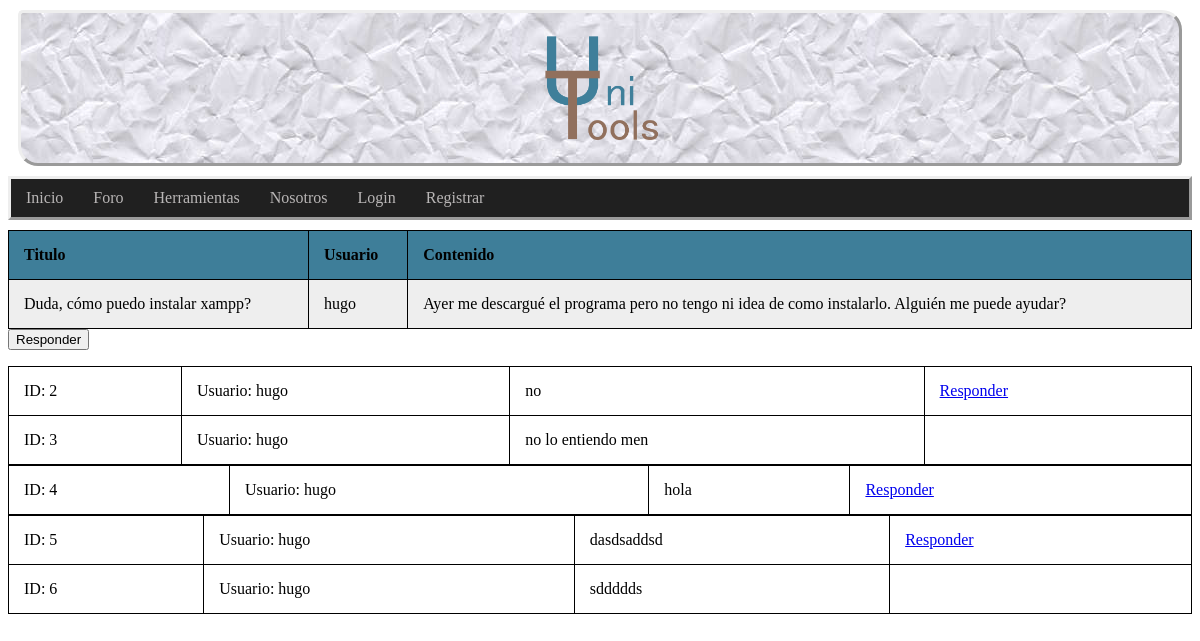
The page /post.php?id=12 on the database its author committed.
### tables this page shows
CREATE TABLE `posts` (
  `id_post` int(11) NOT NULL,
  `user` int(11) NOT NULL,
  `title` text NOT NULL,
  `content` text NOT NULL,
  `id_cat` int(11) NOT NULL
);

CREATE TABLE `user` (
  `id_user` int(11) NOT NULL,
  `email` varchar(50) NOT NULL,
  `password` varchar(255) NOT NULL,
  `username` varchar(30) NOT NULL,
  `premium` tinyint(1) NOT NULL,
  `admin` tinyint(1) NOT NULL
);

CREATE TABLE `respuesta` (
  `id_respuesta` int(11) NOT NULL,
  `id_post` int(11) NOT NULL,
  `user` int(11) NOT NULL,
  `date` date NOT NULL DEFAULT current_timestamp(),
  `content` text NOT NULL,
  `answer_to` int(255) NOT NULL
);

### dao/DAO.php (called while the page is built, shortened)
<?php
class DAO {
	public $conn;
	public function __construct() {
		if (!$this->conn){
			if(isset($_SESSION['admin']) && $_SESSION['admin']){
				$this->conn = mysqli_connect("localhost", "root", "", "unitoolsdb");
			}else{
				$this->conn = mysqli_connect("localhost", "Usuario", "", "unitoolsdb");
			}
		}
	}
	public function ejecutarConsulta($query){
		$result = mysqli_query($this->conn, $query) or die($this->conn->error);
        $array = mysqli_fetch_assoc($result);
		return $array;
	}
	public function devolverConsulta($query){
		$result = mysqli_query($this->conn, $query) or die($this->conn->error);
		return $result;
	}
}
?>

### dao/dao_post.php (called while the page is built, shortened)
<?php
include_once('DAO.php');
include_once('post_class.php');
class DAOpost extends DAO {
	public function search_post($id){
		$sql = sprintf("SELECT * FROM posts WHERE id_post = $id");
		$result = $this->ejecutarConsulta($sql);
		if (count($result) > 0) {
			$post = new TOUpost($result['id_post'], $result['user'], $result['title'], $result['content'], $result['id_cat']);
            return $post;
		}else{
            return null;
        }
	}
}
?>

### dao/post_class.php (called while the page is built, shortened)
<?php
class TOUPost {
	private $id_Post;
	private $user;
	private $content;
	function __construct($id_post ='',$user='',$title='',$content='',$category=''){
        $this->id_Post = $id_post;
		$this->user = $user;
		$this->content = $content;
	}
	public function get_id(){
		return $this->id_Post;
	}
	public function get_user(){
		return $this->user;
	}
	public function get_content(){
		return $this->content;
	}
}
?>

### dao/dao_user.php (called while the page is built, shortened)
<?php
include_once('DAO.php');
include_once('user_class.php');
class DAOUsuario extends DAO {
	public function search_userId($userId){
		$sql = sprintf("SELECT * FROM user WHERE id_User = $userId");
		if (!$this->ejecutarConsulta($sql))
			return null;
		else
		{
			$result = $this->ejecutarConsulta($sql);
			$user = new TOUser($result['id_user'],$result['email'],$result['password'],$result['username'],$result['premium'], $result['admin']);
			return $user;
		}
	}
}
?>

### dao/user_class.php (called while the page is built, shortened)
<?php
class TOUser {
	private $user_name;
	function __construct($userId='',$email='',$password='',$user_name='',$premium='', $admin=''){
		$this->user_name = $user_name;
	}
	public function get_username(){
		return $this->user_name;
	}
}
?>

### dao/respuesta_class.php (called while the page is built, shortened)
<?php
class TORespuesta {
	private $id_respuesta;
	private $id_post;
	private $user;
	private $content;
	function __construct($id_respuesta='', $id_post='', $user='', $date='', $content='', $answer_to=''){
		$this->id_respuesta = $id_respuesta;
		$this->id_post = $id_post;
		$this->user = $user;
		$this->content = $content;
	}
	public function get_id(){
		return $this->id_respuesta;
	}
	public function get_post(){
		return $this->id_post;
	}
	public function get_user(){
		return $this->user;
	}
	public function get_content(){
		return $this->content;
	}
}
?>

### dao/dao_respuesta.php (called while the page is built, shortened)
<?php
include_once('DAO.php');
require_once('dao/respuesta_class.php');
class DAOrespuesta extends DAO {
	public function show_all_answers($id){
		$sql = sprintf("SELECT * FROM respuesta WHERE id_post = $id  AND answer_to = '-1' ORDER BY id_respuesta ASC");
		$query = $this->devolverConsulta($sql);
        $array = [];
        while($result = mysqli_fetch_assoc($query)){
            $respuesta = new TORespuesta($result['id_respuesta'],$result['id_post'],$result['user'],$result['date'],$result['content'],$result['answer_to']);
            array_push($array, $respuesta);
        }
		return $array;
	}
	public function show_nested_answers($id,$id_post){
		$sql = sprintf("SELECT * FROM respuesta WHERE id_post = $id AND answer_to = $id_post ORDER BY id_respuesta ASC");
		$query = $this->devolverConsulta($sql);
        $array = [];
        while($result = mysqli_fetch_assoc($query)){
            $respuesta = new TORespuesta($result['id_respuesta'],$result['id_post'],$result['user'],$result['date'],$result['content'],$result['answer_to']);
            array_push($array, $respuesta);
        }
		return $array;
	}
}
?>

### post.php (the view, shortened to what this page needs)
<?php
include_once("dao/dao_post.php");
include_once("dao/dao_respuesta.php");
include_once("dao/dao_user.php");
?>
<!DOCTYPE html>
<html>
<head>
	<link rel="stylesheet" type="text/css" href="css/forum.css">
</head>
<body>
	<div id="contenedor">
		<?php
		require("includes/common/cabecera.php");
		require("includes/common/navegacion.php");
		?>
		<div id="contenido">
			<?php
			$dao_resp = new DAOrespuesta();
			$dao_post = new DAOpost();
			$dao_user = new DAOUsuario();
			$id = $_GET["id"];
			$curr_post = $dao_post->search_post($id);
			$post_id = $curr_post->get_id();
			$usuario = $dao_user->search_userId($curr_post->get_user());
			$title = $curr_post->get_title();
			$contenido = $curr_post->get_content();
			$post = $dao_post->search_post($id);
			if ($usuario == null) {
				$username = "Usuario borrado";
			} else {
				$username = $usuario->get_username();
			}
			 echo "<table id='t01' style='width:100%'>";
             echo "<tr>";
             echo "<th>Titulo</th>";
             echo "<th>Usuario</th>";
             echo "<th>Contenido</th>";
             echo "</tr>";
             echo "<tr>";
             echo "<td>". $title ."</td>";
             echo "<td>" . $username . "</td>";
			 echo "<td>". $contenido ."</td>";
			 echo "</tr>";
			 echo "</table>";
			 echo "<button onclick=\"location.href='respuesta.php?post=" . $post_id . "'\">Responder</button>";
			$res = $dao_resp->show_all_answers($id);
			while (!empty($res)) {
				$curr_resp = array_shift($res);
				$resp_id = $curr_resp->get_id();
				$post_id = $curr_resp->get_post();
				$usuario = $dao_user->search_userId($curr_resp->get_user());
				$comentario = $curr_resp->get_content();
				if ($usuario == null) {
					$username = "Usuario borrado";
				} else {
					$username = $usuario->get_username();
				}
				echo "<table class=\"respuestas\">";
				echo "<tbody>";
				echo "<tr>";
				echo "<td>ID: " . $resp_id . "</td>";
				echo "<td>Usuario: " . $username . "</td>";
				echo "<td>" . $comentario . "</td>";
				echo "<td><a href=respuesta.php?post=" . $post_id . "&answer=" . $resp_id . ">Responder</a></td>";
				echo "</tr>";
				$nested = $dao_resp->show_nested_answers($id,$resp_id);
				while (!empty($nested)) {
					$nest_resp = array_shift($nested);
					$resp_id = $nest_resp->get_id();
					$comentario = $nest_resp->get_content();
					if ($usuario == null) {
						$username = "Usuario borrado";
					} else {
						$username = $usuario->get_username();
					}
					echo "<td>ID: " . $resp_id . "</td>";
					echo "<td>Usuario: " . $username . "</td>";
					echo "<td>" . $comentario . "</td>";
				}
				echo "</tbody>";
				echo "</table>";
			}
			?>
		</div>
	</div>
</body>

### css/forum.css (style rules this page uses)
table { width:100%; }
table, th, td { border: 1px solid black; border-collapse: collapse; }
th, td { padding: 15px; text-align: left; }
table#t01 tr:nth-child(even) { background-color: #eee; }
table#t01 tr:nth-child(odd) { background-color: #fff; }
table#t01 th { background-color: #3e7e99; color: black; }

### rows shown on the page
posts: title "Duda, cómo puedo instalar xampp?", content "Ayer me descargué el programa pero no tengo ni idea de como instalarlo. Alguién me puede ayudar?"
user: username "hugo"
respuesta: id_respuesta "2", user.username "hugo", content "no"
respuesta: id_respuesta "3", user.username "hugo", content "no lo entiendo men"
respuesta: id_respuesta "4", user.username "hugo", content "hola"
respuesta: id_respuesta "5", user.username "hugo", content "dasdsaddsd"
respuesta: id_respuesta "6", user.username "hugo", content "sddddds"
